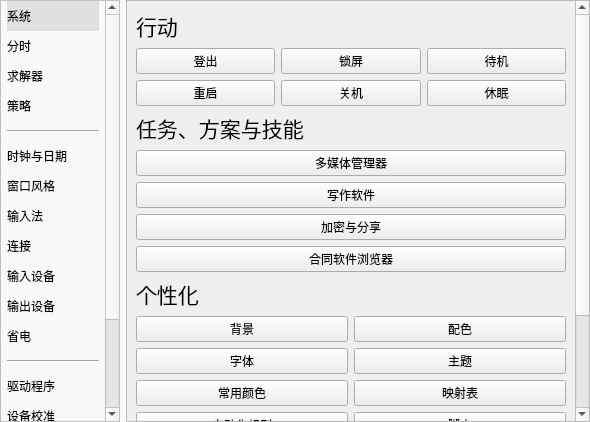
<?xml version="1.0" encoding="UTF-8"?>
<ui version="4.0">
 <class>SettingPanel</class>
 <widget class="QWidget" name="SettingPanel">
  <property name="geometry">
   <rect>
    <x>0</x>
    <y>0</y>
    <width>590</width>
    <height>422</height>
   </rect>
  </property>
  <property name="windowTitle">
   <string>Form</string>
  </property>
  <property name="styleSheet">
   <string notr="true">#SettingPanel{
background: #f9f9f9;
}</string>
  </property>
  <layout class="QHBoxLayout" name="horizontalLayout">
   <property name="leftMargin">
    <number>0</number>
   </property>
   <property name="topMargin">
    <number>0</number>
   </property>
   <property name="rightMargin">
    <number>0</number>
   </property>
   <property name="bottomMargin">
    <number>0</number>
   </property>
   <item>
    <widget class="QScrollArea" name="scrollArea">
     <property name="sizePolicy">
      <sizepolicy hsizetype="Fixed" vsizetype="Expanding">
       <horstretch>0</horstretch>
       <verstretch>0</verstretch>
      </sizepolicy>
     </property>
     <property name="minimumSize">
      <size>
       <width>120</width>
       <height>0</height>
      </size>
     </property>
     <property name="styleSheet">
      <string notr="true">QScrollArea{
background: #f9f9f9;
}</string>
     </property>
     <property name="widgetResizable">
      <bool>true</bool>
     </property>
     <widget class="QWidget" name="scrollAreaWidgetContents">
      <property name="geometry">
       <rect>
        <x>0</x>
        <y>-120</y>
        <width>104</width>
        <height>540</height>
       </rect>
      </property>
      <property name="sizePolicy">
       <sizepolicy hsizetype="Expanding" vsizetype="Preferred">
        <horstretch>0</horstretch>
        <verstretch>0</verstretch>
       </sizepolicy>
      </property>
      <property name="minimumSize">
       <size>
        <width>0</width>
        <height>0</height>
       </size>
      </property>
      <property name="styleSheet">
       <string notr="true">QWidget{
background: #f9f9f9;
}
QPushButton{
background: #f9f9f9;
border: 0;
text-align: left;
}
Line{
background: #f9f9f9;
}</string>
      </property>
      <layout class="QVBoxLayout" name="verticalLayout_2">
       <property name="spacing">
        <number>0</number>
       </property>
       <property name="leftMargin">
        <number>6</number>
       </property>
       <property name="topMargin">
        <number>0</number>
       </property>
       <property name="rightMargin">
        <number>6</number>
       </property>
       <property name="bottomMargin">
        <number>0</number>
       </property>
       <item>
        <widget class="QPushButton" name="pushButton_2">
         <property name="sizePolicy">
          <sizepolicy hsizetype="Minimum" vsizetype="Fixed">
           <horstretch>0</horstretch>
           <verstretch>0</verstretch>
          </sizepolicy>
         </property>
         <property name="minimumSize">
          <size>
           <width>0</width>
           <height>30</height>
          </size>
         </property>
         <property name="styleSheet">
          <string notr="true">background: #e0e0e0;</string>
         </property>
         <property name="text">
          <string>系统</string>
         </property>
         <property name="checkable">
          <bool>true</bool>
         </property>
         <property name="checked">
          <bool>false</bool>
         </property>
         <property name="autoExclusive">
          <bool>false</bool>
         </property>
        </widget>
       </item>
       <item>
        <widget class="QPushButton" name="pushButton">
         <property name="sizePolicy">
          <sizepolicy hsizetype="Minimum" vsizetype="Fixed">
           <horstretch>0</horstretch>
           <verstretch>0</verstretch>
          </sizepolicy>
         </property>
         <property name="minimumSize">
          <size>
           <width>0</width>
           <height>30</height>
          </size>
         </property>
         <property name="styleSheet">
          <string notr="true"/>
         </property>
         <property name="text">
          <string>分时</string>
         </property>
        </widget>
       </item>
       <item>
        <widget class="QPushButton" name="pushButton_3">
         <property name="sizePolicy">
          <sizepolicy hsizetype="Minimum" vsizetype="Fixed">
           <horstretch>0</horstretch>
           <verstretch>0</verstretch>
          </sizepolicy>
         </property>
         <property name="minimumSize">
          <size>
           <width>0</width>
           <height>30</height>
          </size>
         </property>
         <property name="text">
          <string>求解器</string>
         </property>
        </widget>
       </item>
       <item>
        <widget class="QPushButton" name="pushButton_4">
         <property name="sizePolicy">
          <sizepolicy hsizetype="Minimum" vsizetype="Fixed">
           <horstretch>0</horstretch>
           <verstretch>0</verstretch>
          </sizepolicy>
         </property>
         <property name="minimumSize">
          <size>
           <width>0</width>
           <height>30</height>
          </size>
         </property>
         <property name="styleSheet">
          <string notr="true"/>
         </property>
         <property name="text">
          <string>策略</string>
         </property>
        </widget>
       </item>
       <item>
        <widget class="Line" name="line">
         <property name="sizePolicy">
          <sizepolicy hsizetype="Minimum" vsizetype="Fixed">
           <horstretch>0</horstretch>
           <verstretch>0</verstretch>
          </sizepolicy>
         </property>
         <property name="minimumSize">
          <size>
           <width>0</width>
           <height>20</height>
          </size>
         </property>
         <property name="orientation">
          <enum>Qt::Horizontal</enum>
         </property>
        </widget>
       </item>
       <item>
        <widget class="QPushButton" name="pushButton_6">
         <property name="sizePolicy">
          <sizepolicy hsizetype="Minimum" vsizetype="Fixed">
           <horstretch>0</horstretch>
           <verstretch>0</verstretch>
          </sizepolicy>
         </property>
         <property name="minimumSize">
          <size>
           <width>0</width>
           <height>30</height>
          </size>
         </property>
         <property name="text">
          <string>时钟与日期</string>
         </property>
        </widget>
       </item>
       <item>
        <widget class="QPushButton" name="pushButton_5">
         <property name="sizePolicy">
          <sizepolicy hsizetype="Minimum" vsizetype="Fixed">
           <horstretch>0</horstretch>
           <verstretch>0</verstretch>
          </sizepolicy>
         </property>
         <property name="minimumSize">
          <size>
           <width>0</width>
           <height>30</height>
          </size>
         </property>
         <property name="text">
          <string>窗口风格</string>
         </property>
        </widget>
       </item>
       <item>
        <widget class="QPushButton" name="pushButton_7">
         <property name="sizePolicy">
          <sizepolicy hsizetype="Minimum" vsizetype="Fixed">
           <horstretch>0</horstretch>
           <verstretch>0</verstretch>
          </sizepolicy>
         </property>
         <property name="minimumSize">
          <size>
           <width>0</width>
           <height>30</height>
          </size>
         </property>
         <property name="text">
          <string>输入法</string>
         </property>
        </widget>
       </item>
       <item>
        <widget class="QPushButton" name="pushButton_10">
         <property name="sizePolicy">
          <sizepolicy hsizetype="Minimum" vsizetype="Fixed">
           <horstretch>0</horstretch>
           <verstretch>0</verstretch>
          </sizepolicy>
         </property>
         <property name="minimumSize">
          <size>
           <width>0</width>
           <height>30</height>
          </size>
         </property>
         <property name="text">
          <string>连接</string>
         </property>
        </widget>
       </item>
       <item>
        <widget class="QPushButton" name="pushButton_8">
         <property name="sizePolicy">
          <sizepolicy hsizetype="Minimum" vsizetype="Fixed">
           <horstretch>0</horstretch>
           <verstretch>0</verstretch>
          </sizepolicy>
         </property>
         <property name="minimumSize">
          <size>
           <width>0</width>
           <height>30</height>
          </size>
         </property>
         <property name="text">
          <string>输入设备</string>
         </property>
        </widget>
       </item>
       <item>
        <widget class="QPushButton" name="pushButton_9">
         <property name="sizePolicy">
          <sizepolicy hsizetype="Minimum" vsizetype="Fixed">
           <horstretch>0</horstretch>
           <verstretch>0</verstretch>
          </sizepolicy>
         </property>
         <property name="minimumSize">
          <size>
           <width>0</width>
           <height>30</height>
          </size>
         </property>
         <property name="text">
          <string>输出设备</string>
         </property>
        </widget>
       </item>
       <item>
        <widget class="QPushButton" name="pushButton_11">
         <property name="sizePolicy">
          <sizepolicy hsizetype="Minimum" vsizetype="Fixed">
           <horstretch>0</horstretch>
           <verstretch>0</verstretch>
          </sizepolicy>
         </property>
         <property name="minimumSize">
          <size>
           <width>0</width>
           <height>30</height>
          </size>
         </property>
         <property name="text">
          <string>省电</string>
         </property>
        </widget>
       </item>
       <item>
        <widget class="Line" name="line_4">
         <property name="minimumSize">
          <size>
           <width>0</width>
           <height>20</height>
          </size>
         </property>
         <property name="orientation">
          <enum>Qt::Horizontal</enum>
         </property>
        </widget>
       </item>
       <item>
        <widget class="QPushButton" name="pushButton_14">
         <property name="sizePolicy">
          <sizepolicy hsizetype="Minimum" vsizetype="Fixed">
           <horstretch>0</horstretch>
           <verstretch>0</verstretch>
          </sizepolicy>
         </property>
         <property name="minimumSize">
          <size>
           <width>0</width>
           <height>30</height>
          </size>
         </property>
         <property name="text">
          <string>驱动程序</string>
         </property>
        </widget>
       </item>
       <item>
        <widget class="QPushButton" name="pushButton_13">
         <property name="sizePolicy">
          <sizepolicy hsizetype="Minimum" vsizetype="Fixed">
           <horstretch>0</horstretch>
           <verstretch>0</verstretch>
          </sizepolicy>
         </property>
         <property name="minimumSize">
          <size>
           <width>0</width>
           <height>30</height>
          </size>
         </property>
         <property name="text">
          <string>设备校准</string>
         </property>
        </widget>
       </item>
       <item>
        <widget class="QPushButton" name="pushButton_12">
         <property name="sizePolicy">
          <sizepolicy hsizetype="Minimum" vsizetype="Fixed">
           <horstretch>0</horstretch>
           <verstretch>0</verstretch>
          </sizepolicy>
         </property>
         <property name="minimumSize">
          <size>
           <width>0</width>
           <height>30</height>
          </size>
         </property>
         <property name="text">
          <string>磁盘使用</string>
         </property>
        </widget>
       </item>
       <item>
        <widget class="Line" name="line_3">
         <property name="sizePolicy">
          <sizepolicy hsizetype="Minimum" vsizetype="Fixed">
           <horstretch>0</horstretch>
           <verstretch>0</verstretch>
          </sizepolicy>
         </property>
         <property name="minimumSize">
          <size>
           <width>0</width>
           <height>20</height>
          </size>
         </property>
         <property name="orientation">
          <enum>Qt::Horizontal</enum>
         </property>
        </widget>
       </item>
       <item>
        <widget class="QPushButton" name="pushButton_15">
         <property name="sizePolicy">
          <sizepolicy hsizetype="Minimum" vsizetype="Fixed">
           <horstretch>0</horstretch>
           <verstretch>0</verstretch>
          </sizepolicy>
         </property>
         <property name="minimumSize">
          <size>
           <width>0</width>
           <height>30</height>
          </size>
         </property>
         <property name="text">
          <string>反馈</string>
         </property>
        </widget>
       </item>
       <item>
        <widget class="QPushButton" name="pushButton_16">
         <property name="sizePolicy">
          <sizepolicy hsizetype="Minimum" vsizetype="Fixed">
           <horstretch>0</horstretch>
           <verstretch>0</verstretch>
          </sizepolicy>
         </property>
         <property name="minimumSize">
          <size>
           <width>0</width>
           <height>30</height>
          </size>
         </property>
         <property name="text">
          <string>软件包</string>
         </property>
        </widget>
       </item>
      </layout>
     </widget>
    </widget>
   </item>
   <item>
    <widget class="QStackedWidget" name="stackedWidget">
     <widget class="QWidget" name="page">
      <layout class="QGridLayout" name="gridLayout">
       <property name="leftMargin">
        <number>0</number>
       </property>
       <property name="topMargin">
        <number>0</number>
       </property>
       <property name="rightMargin">
        <number>0</number>
       </property>
       <property name="bottomMargin">
        <number>0</number>
       </property>
       <item row="11" column="0">
        <widget class="QScrollArea" name="scrollArea_2">
         <property name="widgetResizable">
          <bool>true</bool>
         </property>
         <widget class="QWidget" name="scrollAreaWidgetContents_2">
          <property name="geometry">
           <rect>
            <x>0</x>
            <y>-100</y>
            <width>448</width>
            <height>520</height>
           </rect>
          </property>
          <layout class="QVBoxLayout" name="verticalLayout">
           <item>
            <widget class="QLabel" name="label">
             <property name="font">
              <font>
               <pointsize>16</pointsize>
              </font>
             </property>
             <property name="text">
              <string>行动</string>
             </property>
            </widget>
           </item>
           <item>
            <layout class="QGridLayout" name="gridLayout_2">
             <item row="0" column="0">
              <widget class="QPushButton" name="pushButton_22">
               <property name="text">
                <string>登出</string>
               </property>
              </widget>
             </item>
             <item row="1" column="0">
              <widget class="QPushButton" name="pushButton_21">
               <property name="text">
                <string>重启</string>
               </property>
              </widget>
             </item>
             <item row="1" column="2">
              <widget class="QPushButton" name="pushButton_17">
               <property name="text">
                <string>休眠</string>
               </property>
              </widget>
             </item>
             <item row="1" column="1">
              <widget class="QPushButton" name="pushButton_18">
               <property name="text">
                <string>关机</string>
               </property>
              </widget>
             </item>
             <item row="0" column="1">
              <widget class="QPushButton" name="pushButton_20">
               <property name="text">
                <string>锁屏</string>
               </property>
              </widget>
             </item>
             <item row="0" column="2">
              <widget class="QPushButton" name="pushButton_19">
               <property name="text">
                <string>待机</string>
               </property>
              </widget>
             </item>
            </layout>
           </item>
           <item>
            <widget class="QLabel" name="label_2">
             <property name="font">
              <font>
               <pointsize>16</pointsize>
              </font>
             </property>
             <property name="text">
              <string>任务、方案与技能</string>
             </property>
            </widget>
           </item>
           <item>
            <widget class="QPushButton" name="pushButton_23">
             <property name="text">
              <string>多媒体管理器</string>
             </property>
            </widget>
           </item>
           <item>
            <widget class="QPushButton" name="pushButton_24">
             <property name="text">
              <string>写作软件</string>
             </property>
            </widget>
           </item>
           <item>
            <widget class="QPushButton" name="pushButton_25">
             <property name="text">
              <string>加密与分享</string>
             </property>
            </widget>
           </item>
           <item>
            <widget class="QPushButton" name="pushButton_26">
             <property name="text">
              <string>合同软件浏览器</string>
             </property>
            </widget>
           </item>
           <item>
            <widget class="QLabel" name="label_3">
             <property name="font">
              <font>
               <pointsize>16</pointsize>
              </font>
             </property>
             <property name="text">
              <string>个性化</string>
             </property>
            </widget>
           </item>
           <item>
            <layout class="QGridLayout" name="gridLayout_3">
             <item row="1" column="2">
              <widget class="QPushButton" name="pushButton_30">
               <property name="text">
                <string>主题</string>
               </property>
              </widget>
             </item>
             <item row="3" column="1">
              <widget class="QPushButton" name="pushButton_32">
               <property name="text">
                <string>常用颜色</string>
               </property>
              </widget>
             </item>
             <item row="6" column="1">
              <widget class="QPushButton" name="pushButton_34">
               <property name="text">
                <string>自动化规则</string>
               </property>
              </widget>
             </item>
             <item row="6" column="2">
              <widget class="QPushButton" name="pushButton_35">
               <property name="text">
                <string>脚本</string>
               </property>
              </widget>
             </item>
             <item row="1" column="1">
              <widget class="QPushButton" name="pushButton_31">
               <property name="text">
                <string>字体</string>
               </property>
              </widget>
             </item>
             <item row="0" column="2">
              <widget class="QPushButton" name="pushButton_29">
               <property name="text">
                <string>配色</string>
               </property>
              </widget>
             </item>
             <item row="3" column="2">
              <widget class="QPushButton" name="pushButton_36">
               <property name="text">
                <string>映射表</string>
               </property>
              </widget>
             </item>
             <item row="0" column="1">
              <widget class="QPushButton" name="pushButton_28">
               <property name="text">
                <string>背景</string>
               </property>
              </widget>
             </item>
             <item row="8" column="2">
              <widget class="QPushButton" name="pushButton_37">
               <property name="text">
                <string>动画与特效</string>
               </property>
              </widget>
             </item>
             <item row="8" column="1">
              <widget class="QPushButton" name="pushButton_33">
               <property name="text">
                <string>语料库</string>
               </property>
              </widget>
             </item>
            </layout>
           </item>
           <item>
            <widget class="QLabel" name="label_4">
             <property name="font">
              <font>
               <pointsize>16</pointsize>
              </font>
             </property>
             <property name="text">
              <string>学习与帮助</string>
             </property>
            </widget>
           </item>
           <item>
            <layout class="QHBoxLayout" name="horizontalLayout_2">
             <item>
              <widget class="QPushButton" name="pushButton_38">
               <property name="text">
                <string>联系开发者</string>
               </property>
              </widget>
             </item>
             <item>
              <widget class="QPushButton" name="pushButton_39">
               <property name="text">
                <string>分享信息</string>
               </property>
              </widget>
             </item>
            </layout>
           </item>
           <item>
            <spacer name="verticalSpacer">
             <property name="orientation">
              <enum>Qt::Vertical</enum>
             </property>
             <property name="sizeHint" stdset="0">
              <size>
               <width>20</width>
               <height>40</height>
              </size>
             </property>
            </spacer>
           </item>
          </layout>
         </widget>
        </widget>
       </item>
      </layout>
     </widget>
     <widget class="QWidget" name="page_2"/>
    </widget>
   </item>
  </layout>
 </widget>
 <resources/>
 <connections/>
</ui>
